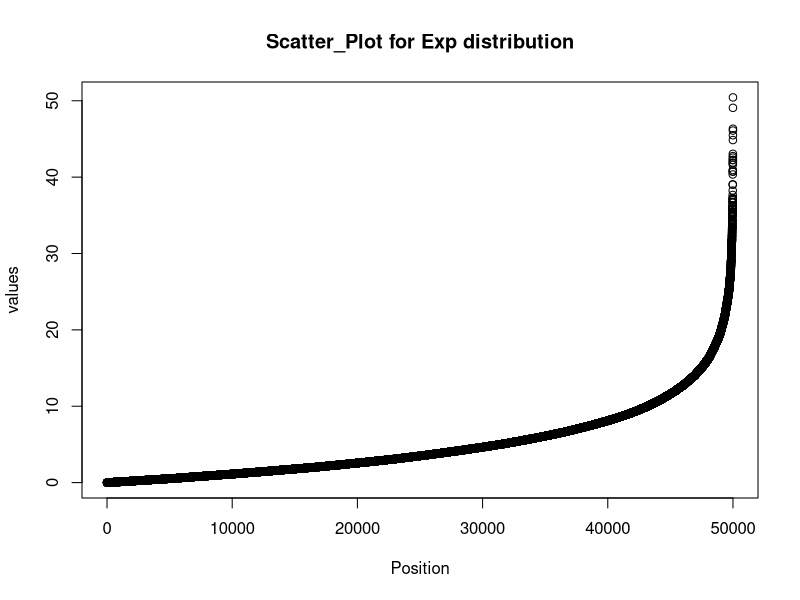
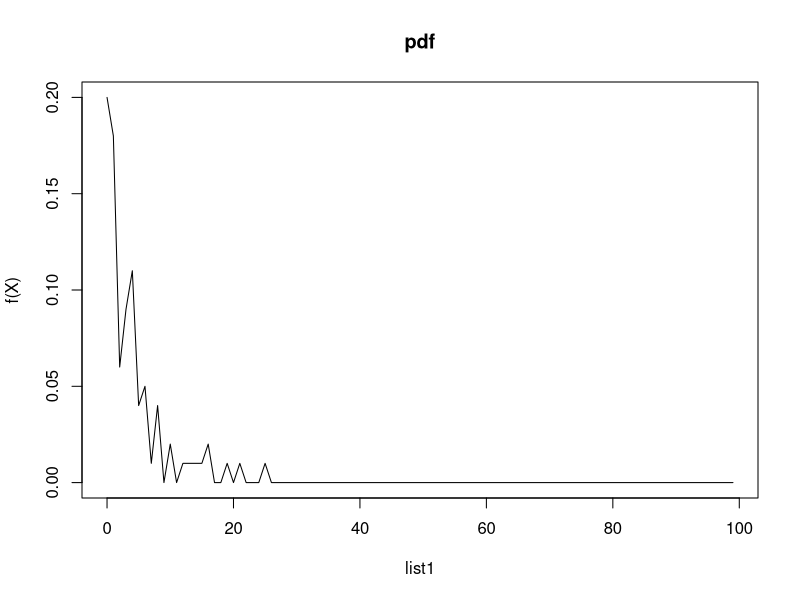
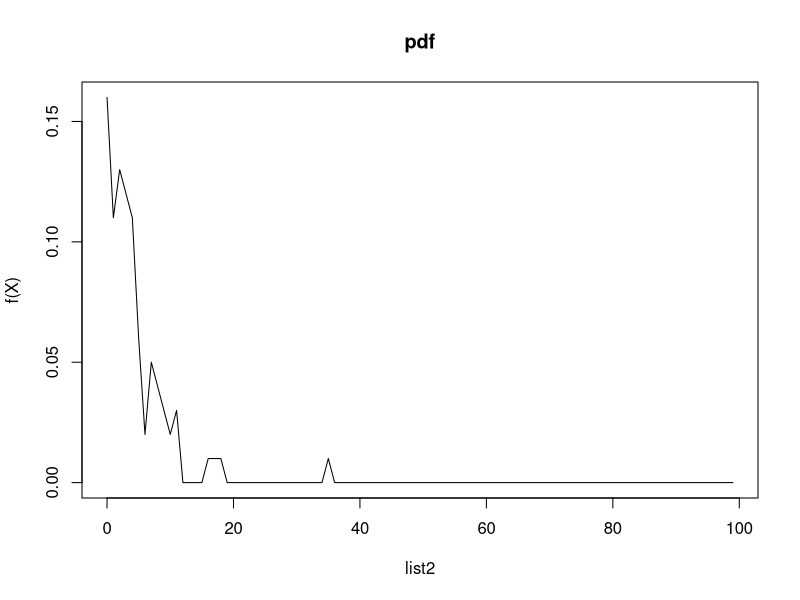
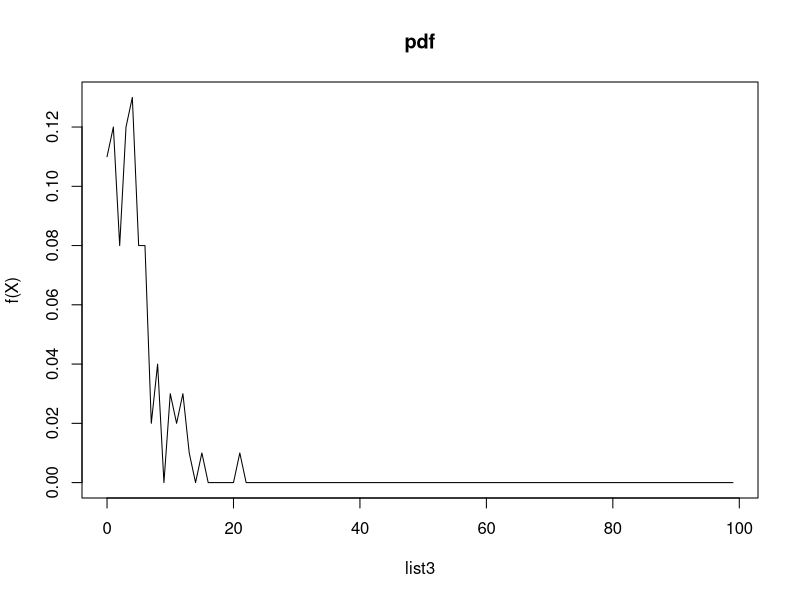
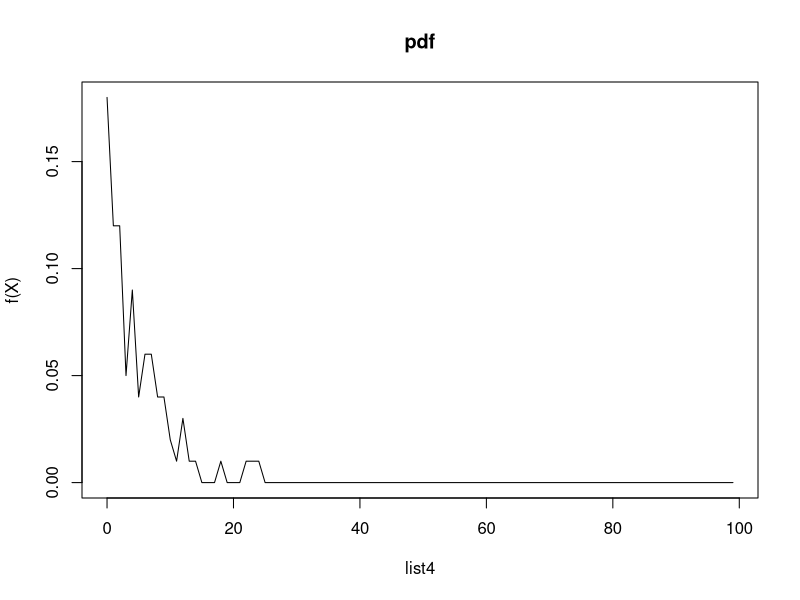
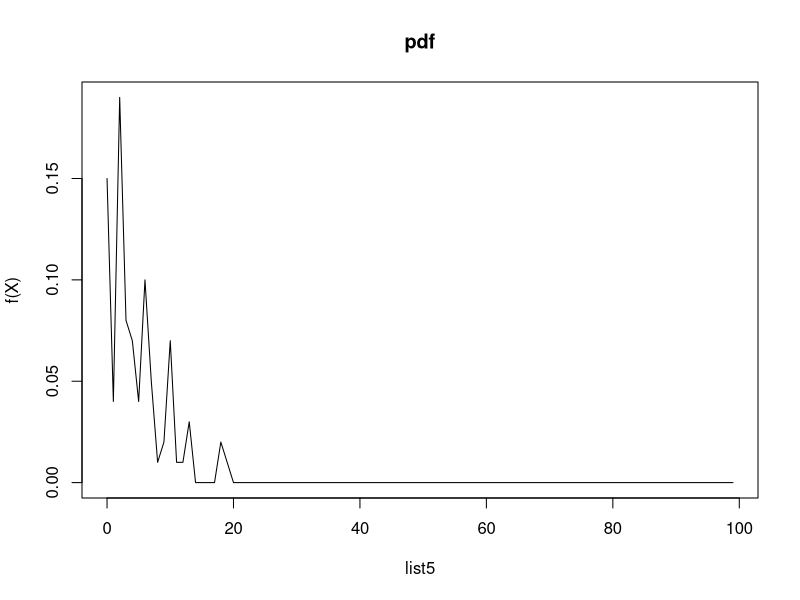
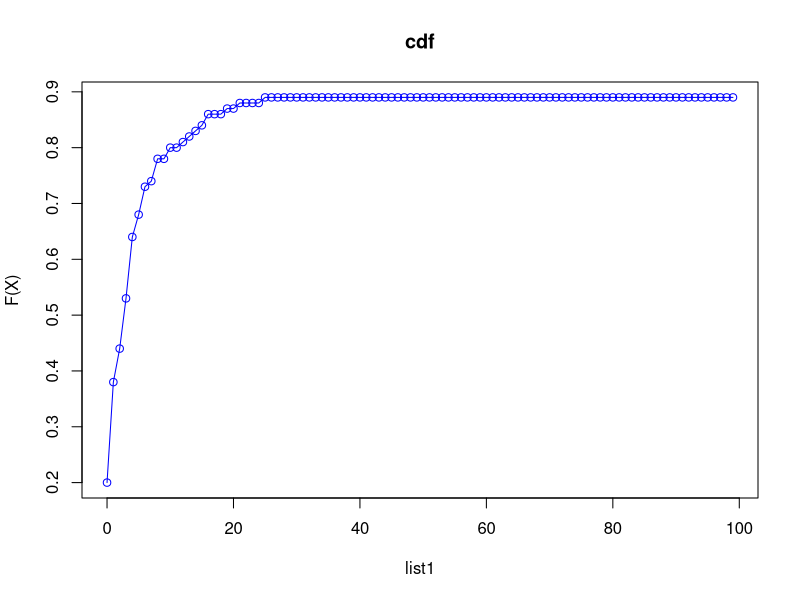
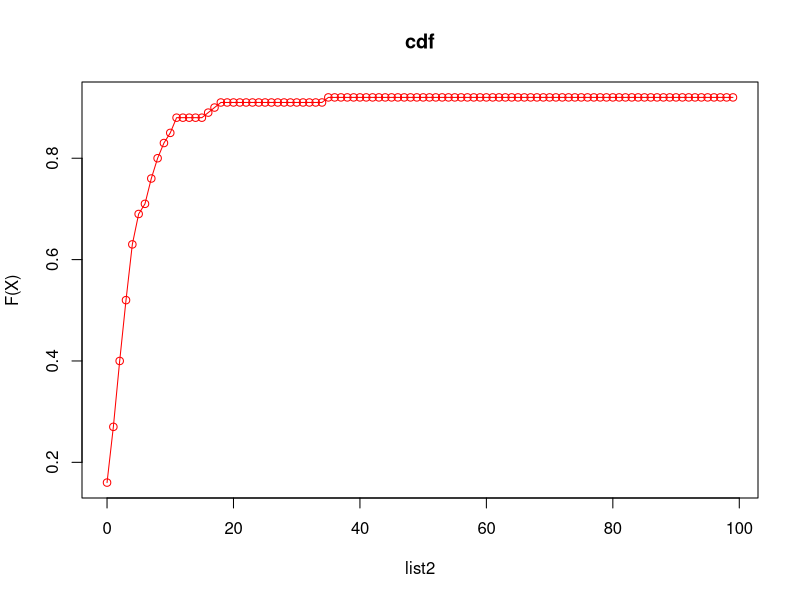

Write R code to recreate these figures, in order.
sample <- 50000
X <- rexp(sample, 0.2)
x <- data.frame(X = seq(1, sample , 1), Y = sort(X))
plot(x,xlab="Position",ylab="values",main="Scatter_Plot for Exp distribution")
##


list <- split(X,seq(1,500,1))
##

pdata1 <- rep(0, 100);
pdata2 <- rep(0, 100);
pdata3 <- rep(0, 100);
pdata4 <- rep(0, 100);
pdata5 <- rep(0, 100);

for(i in 1:100){
  val=round(X[i], 0);
  if(val <= 100){
    pdata1[val] = pdata1[val] + 1/ 100; 
  }
}
for(i in 101:200){
  val=round(X[i], 0);
  if(val <= 100){
    pdata2[val] = pdata2[val] + 1/ 100; 
  }
}
for(i in 201:300){
  val=round(X[i], 0);
  if(val <= 100){
    pdata3[val] = pdata3[val] + 1/ 100; 
  }
}
for(i in 301:400){
  val=round(X[i], 0);
  if(val <= 100){
    pdata4[val] = pdata4[val] + 1/ 100; 
  }
}
for(i in 401:500){
  val=round(X[i], 0);
  if(val <= 100){
    pdata5[val] = pdata5[val] + 1/ 100; 
  }
}

xcols1 <- c(0:99)
xcols2 <- c(0:99)
xcols3 <- c(0:99)
xcols4 <- c(0:99)
xcols5 <- c(0:99)

str(pdata1)
str(xcols1)

plot(xcols1, pdata1, "l", xlab="list1", ylab="f(X)", main="pdf")

str(pdata2)
str(xcols2)

plot(xcols2, pdata2, "l", xlab="list2", ylab="f(X)", main="pdf")

str(pdata3)
str(xcols3)

plot(xcols3, pdata3, "l", xlab="list3", ylab="f(X)", main="pdf")

str(pdata4)
str(xcols4)

plot(xcols4, pdata4, "l", xlab="list4", ylab="f(X)", main="pdf")

str(pdata5)
str(xcols5)

plot(xcols5, pdata5, "l", xlab="list5", ylab="f(X)", main="pdf")

cdata1 <- rep(0, 100)

cdata1[1] <- pdata1[1]

for(i in 2:100){
  cdata1[i] = cdata1[i-1] + pdata1[i]
}

plot(xcols1, cdata1, "o", col="blue", xlab="list1", ylab="F(X)", main="cdf")

cdata2 <- rep(0, 100)

cdata2[1] <- pdata2[1]

for(i in 2:100){
  cdata2[i] = cdata2[i-1] + pdata2[i]
}

plot(xcols2, cdata2, "o", col="red", xlab="list2", ylab="F(X)", main="cdf")

cdata3 <- rep(0, 100)

cdata3[1] <- pdata3[1]

for(i in 2:100){
  cdata3[i] = cdata3[i-1] + pdata3[i]
}

plot(xcols3, cdata3, "o", col="green", xlab="list3", ylab="F(X)", main="cdf")

cdata4 <- rep(0, 100)

cdata4[1] <- pdata4[1]

for(i in 2:100){
  cdata4[i] = cdata4[i-1] + pdata4[i]
}

plot(xcols4, cdata4, "o", col="yellow", xlab="list4", ylab="F(X)", main="cdf")

cdata5 <- rep(0, 100)

cdata5[1] <- pdata5[1]

for(i in 2:100){
  cdata5[i] = cdata5[i-1] + pdata5[i]
}

plot(xcols5, cdata5, "o", col="grey", xlab="list5", ylab="F(X)", main="cdf")

mn <- rep(0,500)
std <- rep(0,500)

i=1
for(i in 1:500)
{
  mn[i] <- mean(list[[i]])
  std[i] <- sd(list[[i]])
}
print (mn[1])
print (mn[2])
print (mn[3])
print (mn[4])
print (mn[5])
print (std[1])
print (std[2])
print (std[3])
print (std[4])
print (std[5])
##

pdata_m <- rep(0, 10);

for(i in 1:500){
  val1=round(mn[i], 0);
  if(val1 <= 10){
    pdata_m[val1] = pdata_m[val1] + 1/ 500; 
  }
}

xcols_m <- c(1:10)

str(pdata_m)
str(xcols_m)

plot(xcols_m, pdata_m, "l", xlab="mean", ylab="f(X)", main="pdf of means")

cdata_m <- rep(0, 10)

cdata_m[1] <- pdata_m[1]

for(i in 2:10){
  cdata_m[i] = cdata_m[i-1] + pdata_m[i]
}

plot(xcols_m, cdata_m, "o", col="pink", xlab="mean", ylab="F(X)", main="cdf of means")
tab <- table(round(mn))
str(tab)
plot(tab, "h", xlab="Value", ylab="Frequency")
##

mnf <- rep(0, 1)
stdf <- rep(0, 1)
mnf <- mean(mn)
stdf <- sd(mn)

print(mnf)
print(stdf)





